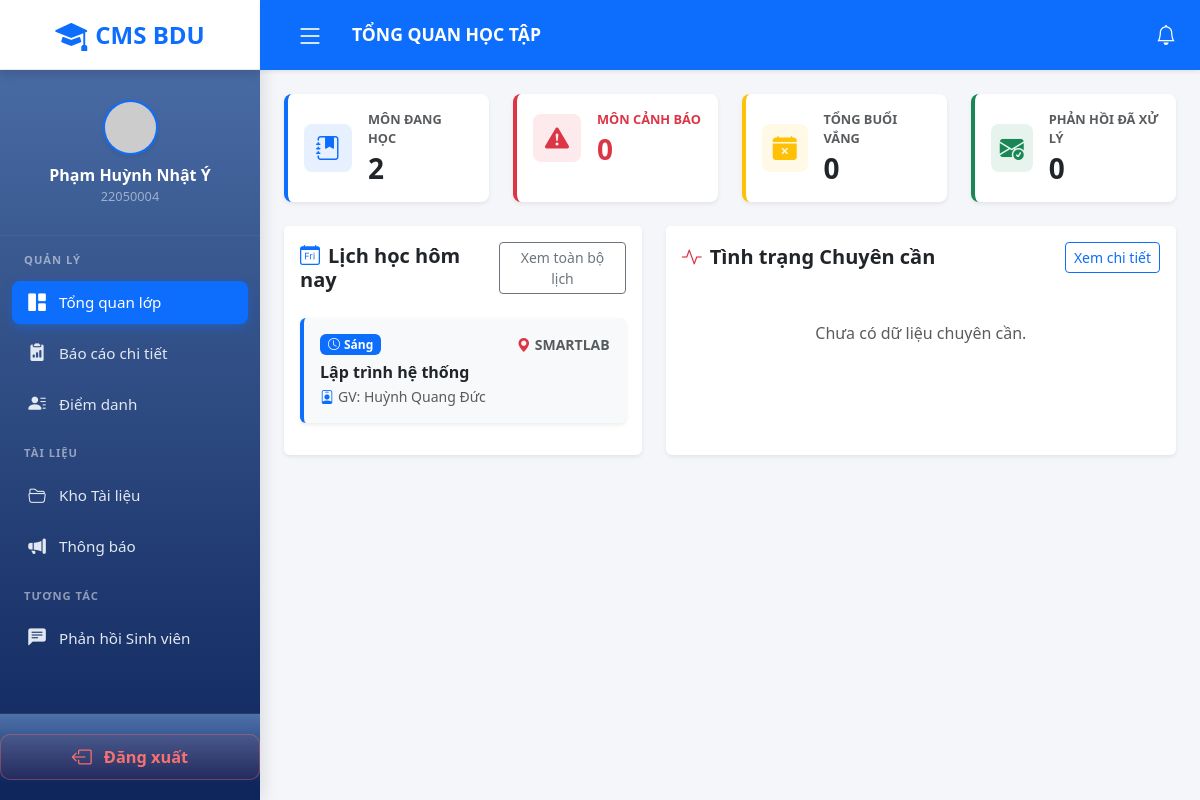
/views/student/home.php (signed in), run on the app's committed database.
### tables this page shows
CREATE TABLE `users` (
  `id` int(11) NOT NULL AUTO_INCREMENT,
  `username` varchar(50) DEFAULT NULL,
  `password` varchar(255) DEFAULT NULL,
  `full_name` varchar(100) DEFAULT NULL,
  `email` varchar(100) NOT NULL,
  `google_id` varchar(255) DEFAULT NULL,
  `role` enum('student','bcs','teacher','support_admin','admin') DEFAULT 'student',
  `secondary_role` enum('student','bcs','teacher','admin') DEFAULT NULL,
  `is_active` tinyint(1) DEFAULT 1 COMMENT '1: Hoạt động, 0: Bị khóa',
  `position` varchar(100) DEFAULT NULL COMMENT 'Chức vụ (BCS): Lớp trưởng, Lớp phó',
  `academic_title` varchar(50) DEFAULT NULL COMMENT 'Học hàm/học vị: GS, PGS, TS, ThS, CN...',
  `avatar` varchar(255) DEFAULT NULL,
  `birth_date` date DEFAULT NULL,
  `phone_number` varchar(20) DEFAULT NULL,
  `address` varchar(255) DEFAULT NULL,
  `created_at` timestamp NOT NULL DEFAULT current_timestamp(),
  PRIMARY KEY (`id`),
  UNIQUE KEY `email` (`email`)
);

CREATE TABLE `class_subject_groups` (
  `id` int(11) NOT NULL AUTO_INCREMENT,
  `class_subject_id` int(11) NOT NULL,
  `group_code` varchar(10) NOT NULL,
  `room` varchar(50) DEFAULT NULL,
  `day_of_week` int(11) DEFAULT NULL,
  `start_period` int(11) DEFAULT NULL,
  `end_period` int(11) DEFAULT NULL,
  `sub_teacher_id` int(11) DEFAULT NULL,
  `main_teacher_id` int(11) DEFAULT NULL,
  `is_extra` tinyint(1) DEFAULT 0 COMMENT '1: Học bù, 0: Chính khóa',
  `extra_date` date DEFAULT NULL,
  `note` varchar(255) DEFAULT NULL,
  PRIMARY KEY (`id`),
  KEY `class_subject_id` (`class_subject_id`),
  KEY `sub_teacher_id` (`sub_teacher_id`),
  CONSTRAINT `class_subject_groups_ibfk_1` FOREIGN KEY (`class_subject_id`) REFERENCES `class_subjects` (`id`) ON DELETE CASCADE,
  CONSTRAINT `class_subject_groups_ibfk_2` FOREIGN KEY (`sub_teacher_id`) REFERENCES `users` (`id`) ON DELETE SET NULL
);

CREATE TABLE `subjects` (
  `id` int(11) NOT NULL AUTO_INCREMENT,
  `subject_code` varchar(20) NOT NULL,
  `subject_name` varchar(100) NOT NULL,
  `credits` int(11) NOT NULL,
  `year_level` int(11) DEFAULT NULL,
  `semester` varchar(10) DEFAULT NULL,
  `academic_year` varchar(20) DEFAULT NULL,
  `prerequisite_id` int(11) DEFAULT NULL,
  `is_active` tinyint(1) DEFAULT 1,
  `open_date` date DEFAULT NULL,
  `close_date` date DEFAULT NULL,
  `created_at` timestamp NOT NULL DEFAULT current_timestamp(),
  PRIMARY KEY (`id`),
  UNIQUE KEY `subject_code` (`subject_code`),
  KEY `prerequisite_id` (`prerequisite_id`),
  CONSTRAINT `subjects_ibfk_1` FOREIGN KEY (`prerequisite_id`) REFERENCES `subjects` (`id`) ON DELETE SET NULL
);

### views/student/home.php (the view, shortened to what the rows shown need)
<?php
require_once __DIR__ . '/../../config/config.php';
require_once __DIR__ . '/../../config/session.php';
require_once __DIR__ . '/../../config/helpers.php';
$userId = $_SESSION['user_id'];
$extraCss = ['layout.css', 'student/student-layout.css', 'student/home.css'];
$dayOfWeek = date('N');
$todaySchedule = db_fetch_all("
    SELECT s.subject_name, csg.start_period, csg.end_period, csg.room,
           t.full_name as teacher_name, 'Sáng' as session_name
    FROM class_subject_groups csg
    JOIN class_subjects cs ON csg.class_subject_id = cs.id
    JOIN subjects s ON cs.subject_id = s.id
    JOIN student_subject_registration ssr ON ssr.class_subject_group_id = csg.id AND ssr.student_id = ?
    LEFT JOIN users t ON cs.teacher_id = t.id
    WHERE csg.day_of_week = ? AND ssr.status = 'Đang học'
    ORDER BY csg.start_period
", [$userId, $dayOfWeek]);
?>
<!DOCTYPE html>
<html lang="vi">
<head>
    <link href="https://cdn.jsdelivr.net/npm/bootstrap@5.3.0/dist/css/bootstrap.min.css" rel="stylesheet">
    <link href="https://cdn.jsdelivr.net/npm/bootstrap-icons@1.10.5/font/bootstrap-icons.css" rel="stylesheet">
    <link rel="stylesheet" href="../../public/css/style.css">
    <?php foreach ($extraCss as $css): ?>
        <link rel="stylesheet" href="../../public/css/<?= e($css) ?>">
    <?php endforeach; ?>
</head>
<body class="dashboard-body">
<?php include_once __DIR__ . '/../../layouts/sidebar.php'; ?>
<div class="main-content" id="mainContent">
    <div class="p-4">
        <div class="row g-4">
            <div class="col-lg-5">
                <div class="card shadow-sm border-0 h-100">
                    <div class="card-body">
                        <?php if (!empty($todaySchedule)): ?>
                            <?php foreach ($todaySchedule as $schedule): ?>
                                <div class="p-3 mb-3 bg-light rounded border-start border-4 border-primary shadow-sm">
                                    <div class="d-flex justify-content-between mb-2">
                                        <span class="badge bg-primary px-2 py-1">
                                            <i class="bi bi-clock me-1"></i><?= e($schedule['session_name']) ?>
                                        </span>
                                        <?php if ($schedule['room']): ?>
                                            <span class="text-muted small fw-bold">
                                                <i class="bi bi-geo-alt-fill me-1 text-danger"></i><?= e($schedule['room']) ?>
                                            </span>
                                        <?php endif; ?>
                                    </div>
                                    <h6 class="fw-bold text-dark mb-1"><?= e($schedule['subject_name']) ?></h6>
                                    <p class="text-muted small mb-0">
                                        <i class="bi bi-person-badge text-primary me-1"></i>GV: <?= e($schedule['teacher_name'] ?? 'Chưa phân công') ?>
                                    </p>
                                </div>
                            <?php endforeach; ?>
                        <?php endif; ?>
                    </div>
                </div>
            </div>
        </div>
    </div>
</div>
</body>
</html>

### layouts/sidebar.php (shortened to what the rows shown need)
<?php
$currentUser = getCurrentUser();
$role = $currentUser['role'];
$userInfo = db_fetch_one("SELECT * FROM users WHERE id = ?", [$currentUser['id']]);
?>
<div class="sidebar" id="sidebar">
    <div class="profile-container text-center flex-shrink-0">
        <a href="<?= getProfileUrl($role) ?>" class="profile-trigger" title="Xem hồ sơ cá nhân">
            <div class="hide-on-collapse">
                <div class="text-white fw-bold fs-6"><?= e($userInfo['full_name'] ?? '') ?></div>
                <div class="text-white-50 small mb-1" style="font-size: 0.8rem;">
                    <?php if ($role === 'student' || $role === 'bcs'): ?>
                        <?= e($userInfo['username'] ?? '') ?>
                    <?php else: ?>
                        <?= e($userInfo['email'] ?? '') ?>
                    <?php endif; ?>
                </div>
            </div>
        </a>
    </div>
</div>

### data on the page
users: full_name "Phạm Huỳnh Nhật Ý", username "22050004"
class_subject_groups: session_name "Sáng", room "SMARTLAB", subjects.subject_name "Lập trình hệ thống", users.full_name "Huỳnh Quang Đức"

### other printed values
$subjectCount "2"
$warningCount "0"
$absenceCount "0"
$resolvedFeedback "0"
